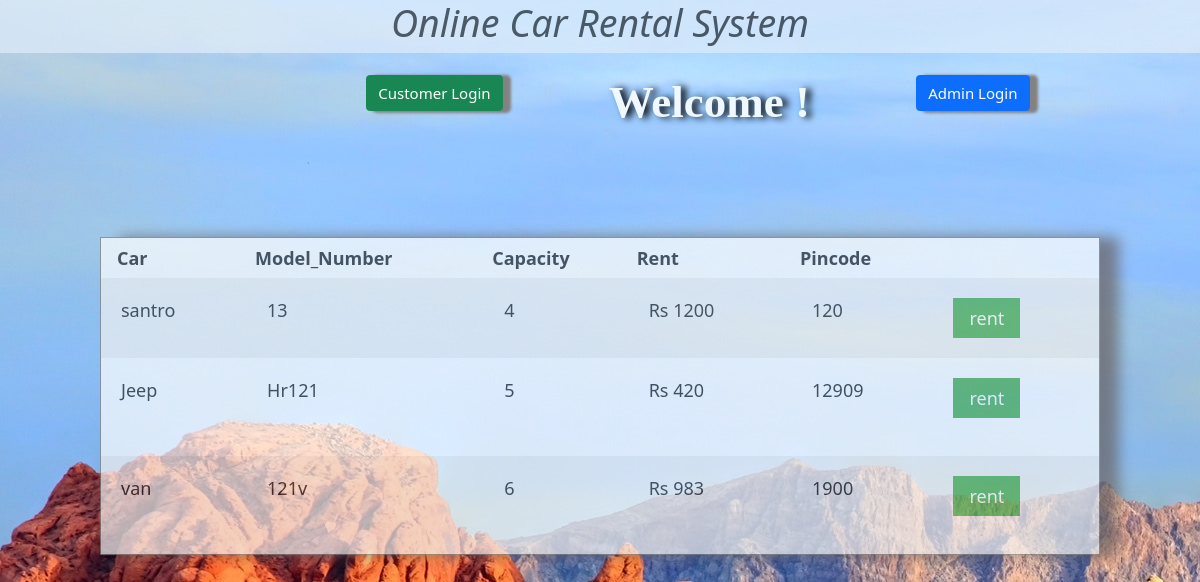
The page / on the database its author committed.
### car_dealer_portal/models.py (models this page shows)
class Vehicles(models.Model):
    car_name = models.CharField(max_length = 20)
    vehichle_number = models.CharField(max_length = 10)
    dealer = models.ForeignKey(CarDealer, on_delete = models.PROTECT)
    area = models.ForeignKey(Area, on_delete=models.SET_NULL, null = True)
    capacity = models.CharField(max_length = 2)
    is_available = models.BooleanField(default = True)
    rent = models.IntegerField(default=0)

class Area(models.Model):
    pincode = models.CharField(validators = [MinLengthValidator(6), MaxLengthValidator(6)],max_length = 6,unique=True)
    city = models.CharField(max_length = 20)

### home/views.py (the view)
# urls.py: url(r'^$',home_page),
def home_page(request):
    cars = Vehicles.objects.filter(is_available=True)
    return render(request, 'home/index.html',{'cars':cars})

### home/templates/home/index.html (shortened to what this page needs)
{% load static %}
<html>
<head>
  <link rel="stylesheet" href="{% static 'css/w3.css' %}">
  <link href="https://cdn.jsdelivr.net/npm/bootstrap@5.1.0/dist/css/bootstrap.min.css" rel="stylesheet">
</head>
<body style="background-image: url(/static/images/c2.jpg);">
  <div class="w3-container " style="    background: #e0edfb;
  opacity: 0.7;">
    <h1 class="w3-center" style="font-style: italic;">Online Car Rental System<h1>
  </div><br>
  <div style="display:flex; padding-left: 350px">
    <div >
      <form class="w3-container w3-center" action="/customer_portal/login/" mehtod="POST">{% csrf_token %}
        <input class="btn btn-success" style=" box-shadow: 7px 1px 3px 1px #848181;"type="submit" value="Customer Login">
      </form>
    </div>
    <h1 class="slide" style="    font-size: 3rem;
    color: aliceblue;
    font-weight: 900;
    font-family: cursive;
    text-shadow: 5px 1px 7px black; padding-left: 90px;padding-right: 90px;">Welcome !</h1>
    <div>
      <form class="w3-container w3-center" action="/car_dealer_portal/login/" method="POST">{% csrf_token %}
        <input class="btn btn-primary" style="    box-shadow: 7px 1px 3px 1px #848181;" type="submit" value="Admin Login">
    </div>
  </div>
  <div class="w3-center" style="padding:100px;">
    <table border="1" style="box-shadow: 19px 0px 14px 0px #676060;" class="w3-table w3-striped w3-center w3-large">
      <tr>
        <th> Car</th>
        <th>Model_Number</th>
        <th>Capacity</th>
        <th>Rent</th>
        <th>Pincode</th>
      </tr>
      {% for vehicle in cars %}
      <tr>
        <td style="padding:20"> {{vehicle.car_name}}</td>
        <td style="padding:20">{{vehicle.vehichle_number}}</td>
        <td style="padding:20">{{vehicle.capacity}}</td>
        <td style="padding:20">Rs {{vehicle.rent}}</td>
        <td style="padding:20">{{vehicle.area.pincode}}</td>
        <td style="padding:20">
          <form action="/customer_portal/rent/" method="post">
            <input class="w3-btn w3-green" type="submit" value="rent">
          </form>
        </td style="padding:20">
      </tr>
      {% endfor %}
    </table>
  </div>
  <body>
</html>

### static/css/w3.css (style rules this page uses)
html { box-sizing:border-box }
*,*:before,*:after { box-sizing:inherit }
html { -ms-text-size-adjust:100%;-webkit-text-size-adjust:100% }
body { margin:0 }
button,input,select,textarea { font:inherit;margin:0 }
button,input { overflow:visible }
button,html [type=button],[type=reset],[type=submit] { -webkit-appearance:button }
html,body { font-family:Verdana,sans-serif;font-size:15px;line-height:1.5 }
html { overflow-x:hidden }
h1 { font-size:36px }
h1,h2,h3,h4,h5,h6 { font-family:"Segoe UI",Arial,sans-serif;font-weight:400;margin:10px 0 }
.w3-table,.w3-table-all { border-collapse:collapse;border-spacing:0;width:100%;display:table }
.w3-striped tbody tr:nth-child(even) { background-color:#f1f1f1 }
.w3-table td,.w3-table th,.w3-table-all td,.w3-table-all th { padding:8px 8px;display:table-cell;text-align:left;vertical-align:top }
.w3-table th:first-child,.w3-table td:first-child,.w3-table-all th:first-child,.w3-table-all td:first-child { padding-left:16px }
.w3-btn,.w3-button { border:none;display:inline-block;padding:8px 16px;vertical-align:middle;overflow:hidden;text-decoration:none;color:inherit;background-color:inherit;text-align:center;cursor:pointer;white-space:nowrap }
.w3-btn,.w3-button { -webkit-touch-callout:none;-webkit-user-select:none;-khtml-user-select:none;-moz-user-select:none;-ms-user-select:none;user-select:none }
.w3-container:after,.w3-container:before,.w3-panel:after,.w3-panel:before,.w3-row:after,.w3-row:before,.w3-row-padding:after,.w3-row-padding:before, .w3-cell-row:before,.w3-cell-row:after,.w3-clear:after,.w3-clear:before,.w3-bar:before,.w3-bar:after { content:"";display:table;clear:both }
.w3-container,.w3-panel { padding:0.01em 16px }
.w3-large { font-size:18px!important }
.w3-center { text-align:center!important }
.w3-green,.w3-hover-green:hover { color:#fff!important;background-color:#4CAF50!important }
.w3-table { background-color: white; border-radius: 4px; opacity: 0.7; }

### rows shown on the page
Vehicles: car_name "santro", vehichle_number "13", capacity "4", rent "1200", area.pincode "120"
Vehicles: car_name "Jeep", vehichle_number "Hr121", capacity "5", rent "420", area.pincode "12909"
Vehicles: car_name "van", vehichle_number "121v", capacity "6", rent "983", area.pincode "1900"
